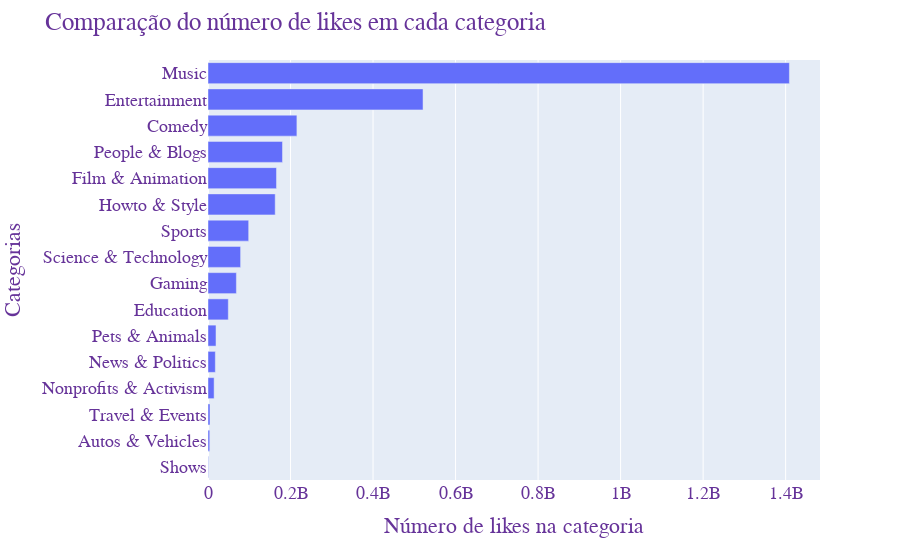

Notebook code cell kept with this figure:
### Markdown cell above
Primeiro teste com Plotly: Ranking do número de likes em cada categoria

### Code cell
import plotly.express as px

fig = px.bar(num_likes, x=num_likes.values, y=num_likes.index)

fig.update_layout(
    title="Comparação do número de likes em cada categoria",
    xaxis_title="Número de likes na categoria",
    yaxis_title="Categorias",
    font=dict(
        family="Courier New, monospace",
        size=18,
        color="RebeccaPurple"
    )
)

fig.show()

### Figure 1 — Plotly figure (JSON) as saved in the notebook; plotly's stock layout.template omitted (floating-point values rounded to 4 significant figures)
{"data": [{"alignmentgroup": "True", "hovertemplate": "x=%{x}<br>category_name=%{y}<extra></extra>", "legendgroup": "", "marker": {"color": "#636efa", "pattern": {"shape": ""}}, "name": "", "offsetgroup": "", "orientation": "h", "showlegend": false, "textposition": "auto", "type": "bar", "x": [1082639, 4244815, 4836246, 14801539, 17774768, 19370364, 49257049, 68815520, 79026640, 98585569, 162869791, 165979417, 180510166, 215471625, 521186998, 1409137521], "xaxis": "x", "y": ["Shows", "Autos & Vehicles", "Travel & Events", "Nonprofits & Activism", "News & Politics", "Pets & Animals", "Education", "Gaming", "Science & Technology", "Sports", "Howto & Style", "Film & Animation", "People & Blogs", "Comedy", "Entertainment", "Music"], "yaxis": "y"}], "layout": {"barmode": "relative", "font": {"color": "RebeccaPurple", "family": "Courier New, monospace", "size": 18}, "legend": {"tracegroupgap": 0}, "margin": {"t": 60}, "title": {"text": "Comparação do número de likes em cada categoria"}, "xaxis": {"anchor": "y", "domain": [0, 1], "title": {"text": "Número de likes na categoria"}}, "yaxis": {"anchor": "x", "domain": [0, 1], "title": {"text": "Categorias"}}}}
